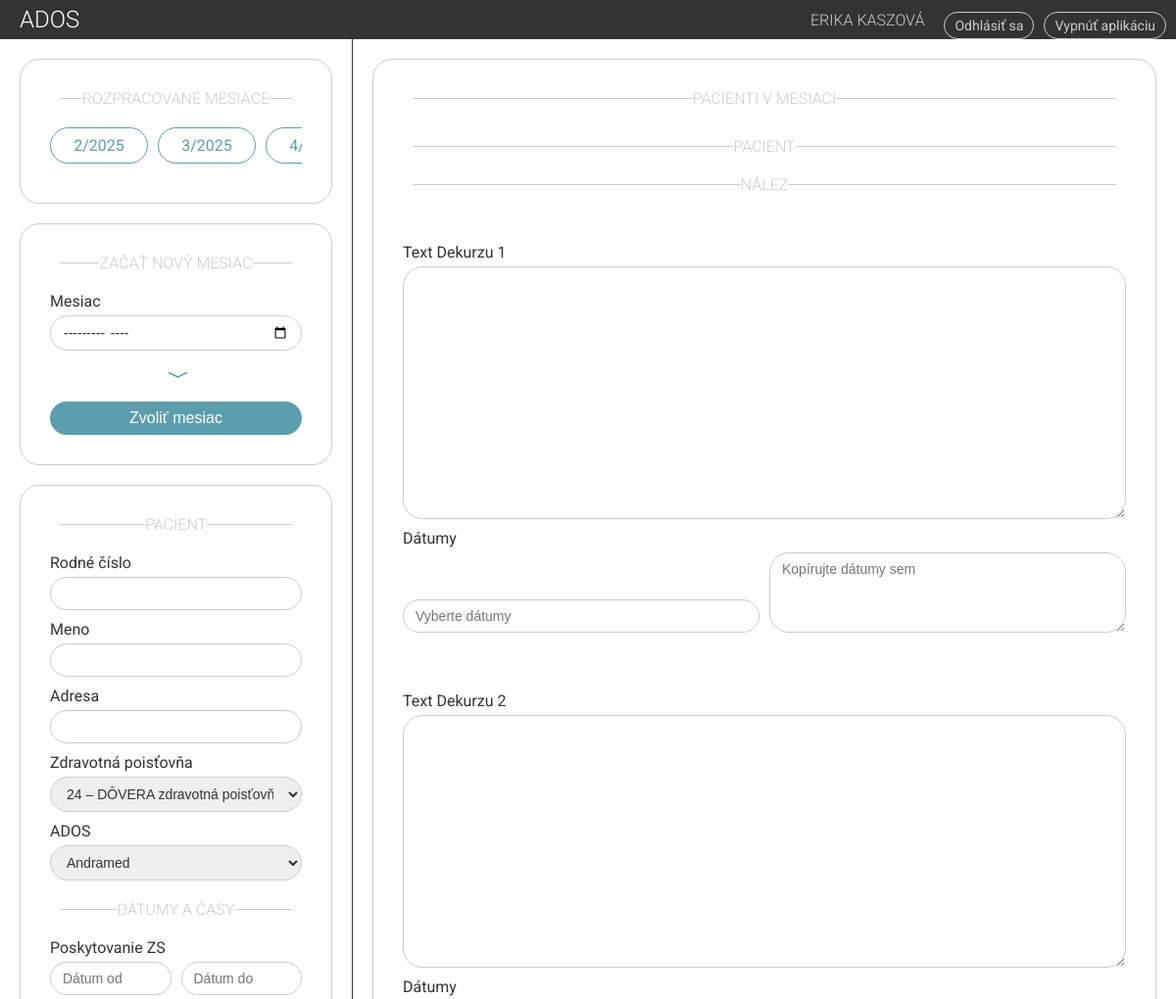
/detail/1/ (upper part), run on an earlier commit of the app's database.
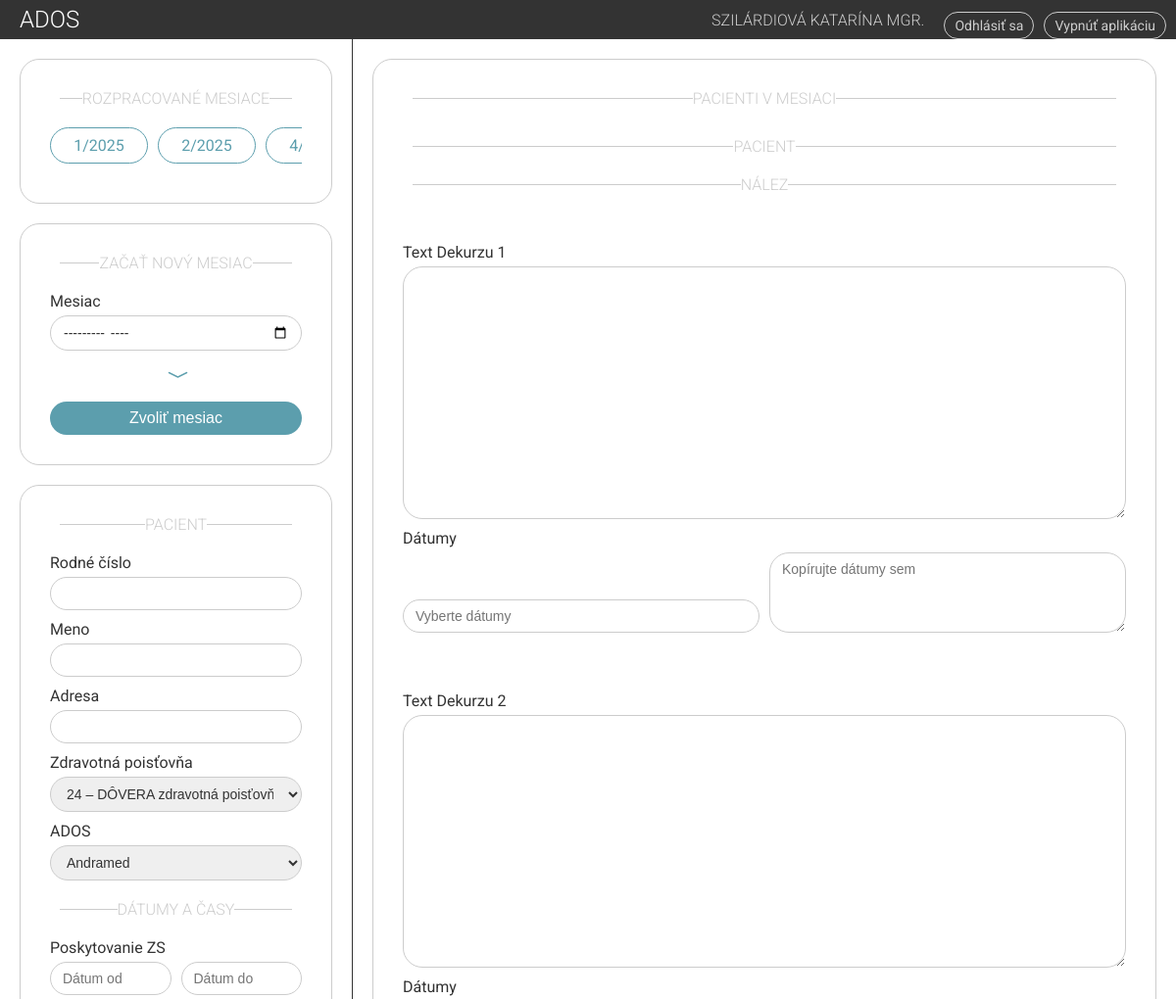
And on a later commit of the database.
### tables this page shows
CREATE TABLE sestry (
                id INTEGER PRIMARY KEY AUTOINCREMENT,
                meno TEXT NOT NULL
            );

CREATE TABLE mesiac (
                id INTEGER PRIMARY KEY AUTOINCREMENT,
                mesiac INTEGER NOT NULL,
                rok INTEGER NOT NULL,
                vysetrenie_start TIME NOT NULL,
                vysetrenie_koniec TIME NOT NULL,
                vypis_start TIME NOT NULL,
                vypis_koniec TIME NOT NULL,
                sestra_id INTEGER NOT NULL,
                FOREIGN KEY (sestra_id) REFERENCES sestry(id) ON DELETE CASCADE
            );

### server.py (the view, shortened to what this page needs)
@app.route("/detail/<int:nurse_id>/", defaults={"year": None, "month": None, "day": None}, methods=["GET", "POST"])
@app.route("/detail/<int:nurse_id>/<int:year>/", defaults={"month": None, "day": None}, methods=["GET", "POST"])
@app.route("/detail/<int:nurse_id>/<int:year>/<int:month>/", defaults={"day": None}, methods=["GET", "POST"])
@app.route("/detail/<int:nurse_id>/<int:year>/<int:month>/<int:day>/", methods=["GET", "POST"])
def detail(nurse_id, year, month, day):
    try:
        conn = get_db_connection()
        cursor = conn.cursor()
        cursor.execute("SELECT * FROM sestry WHERE id = ?", (nurse_id,))
        nurse = cursor.fetchone()
        cursor.execute("SELECT * FROM mesiac WHERE sestra_id = ? ORDER BY rok, mesiac", (nurse_id,))
        vypisane_mesiace = cursor.fetchall()
        if not nurse:
            conn.close()
            flash("Nurse not found!", "danger")
            return redirect(url_for("index"))
        month_data = None
        days = []
        patients_in_month = []
        patients_by_day = {}
        conn.close()
        return render_template("index.html",
            nurse=nurse,
            vypisane_mesiace=vypisane_mesiace,
            month=month_data,
            days=days,
            patients_in_month=remove_newlines(patients_in_month),
            patients_by_day=patients_by_day
        )
    except Exception as e:
        flash(f"Chyba: {e}", "danger")
        return redirect(url_for("index"))

### server.py (called while the page is built)
def remove_newlines(data):
    if isinstance(data, str):
        return data.replace("\r\n", "[NEWLINE]").replace("\n", "[NEWLINE]").replace("\r", "[NEWLINE]")
    elif isinstance(data, list):
        return [remove_newlines(item) for item in data]
    elif isinstance(data, dict):
        return {key: remove_newlines(value) for key, value in data.items()}
    return data

def get_db_connection():
    conn = sqlite3.connect(DATABASE_FILE)
    conn.row_factory = sqlite3.Row
    return conn

### templates/index.html (shortened to what this page needs)
<!DOCTYPE html>
<html lang="sk">
<head>
    <link rel="stylesheet" href="https://cdn.jsdelivr.net/npm/bootstrap-icons@1.4.1/font/bootstrap-icons.css">
    <link rel="stylesheet" href="https://unpkg.com/leaflet@1.9.4/dist/leaflet.css" />
    <link rel="stylesheet" href="https://cdn.jsdelivr.net/npm/flatpickr/dist/flatpickr.min.css">
    <link rel="stylesheet" href="{{ url_for('static', filename='css/styles.css') }}">
</head>
<body>
    <div class="top">
        <h1>ADOS</h1>
        <div class="one-line">
            <h2>{{ nurse['meno'] }}</h2>
            <a href="{{ url_for('index') }}">Odhlásiť sa</a>
            <a href="#" onclick="shutDown(); return false;">Vypnúť aplikáciu</a>
        </div>
    </div>
    <div class="main">
        <div class="left container">
            <div class="section">
                <h2 class="lined-heading"><span>Rozpracované mesiace<span></h2>
                <div class="months_scroll">
                    {% for vypisany in vypisane_mesiace %}
                    <a class="month-token"
                        href="{{ url_for('detail', nurse_id=nurse.id, month=vypisany.mesiac, year=vypisany.rok) }}">
                        {{ vypisany.mesiac }}/{{ vypisany.rok }}
                    </a>
                    {% endfor %}
                </div>
            </div>
            <div class="section">
                <h2 class="lined-heading"><span>Začať nový mesiac<span></h2>
                <div class="form-group">
                    <label for="month">Mesiac</label>
                    <input type="month" id="month" required onchange="updateCalendar()">
                </div>
                <button class="text-button"><i class="bi bi-chevron-compact-down"></i></button>
                <button class="btn" onclick="postMonth()">Zvoliť mesiac</button>
            </div>
            <div class="section" id="patient-section">
                <h2 class="lined-heading"><span>Pacient</span></h2>
                <div class="form-group">
                    <label for="rodne_cislo">Rodné číslo</label>
                    <input type="text" id="rodne_cislo" name="rodne_cislo" maxlength="11" oninput="searchPatient(this)"
                        autocomplete="off" required>
                </div>
                <div class="form-group">
                    <label for="meno">Meno</label>
                    <input type="text" id="meno" name="meno" oninput="searchPatient(this)" autocomplete="off" required>
                </div>
                <div class="form-group">
                    <label for="adresa">Adresa</label>
                    <input type="text" id="adresa" name="adresa" required autocomplete="off" oninput="fetchSuggestions()">
                </div>
                <div class="form-group">
                    <label for="poistovna">Zdravotná poisťovňa</label>
                    <select id="poistovna" name="poistovna" required>
                        <option>24 – DÔVERA zdravotná poisťovňa, a. s.</option>
                    </select>
                </div>
                <div class="form-group">
                    <label for="company">ADOS</label>
                    <select id="company" name="company" required>
                        <option>Andramed</option>
                    </select>
                </div>
                <h2 class="lined-heading" style="margin-top: 20px;"><span>Dátumy a časy</span></h2>
                <div class="half-form-group">
                    <div class="form-group">
                        <label for="date_start">Poskytovanie ZS</label>
                        <input class="dates" type="text" id="date_start" name="date_start" placeholder="Dátum od" autocomplete="off">
                    </div>
                    <div class="form-group">
                        <input class="dates" type="text" id="date_end" name="date_end" placeholder="Dátum do" autocomplete="off">
                    </div>
                </div>
            </div>
        </div>
        <div class="right container">
            <div class="section" id="dekurz-section">
                <h2 class="lined-heading"><span>Pacienti v mesiaci</span></h2>
                <div class="scroll">
                </div>
                <h2 class="lined-heading"><span>Pacient</span></h2>
                <h2 class="lined-heading"><span>Nález</span></h2>
                {% for i in range(1, 9) %}
                <div class="form-group">
                    <label for="podtext-{{ i }}" style="margin-top: 30px;">Text Dekurzu {{ i }}</label>
                    <textarea id="podtext-{{ i }}" name="podtext-{{ i }}" rows="15"></textarea>
                </div>
                <div class="form-group">
                    <label for="date_picker_{{ i }}">Dátumy</label>
                    <div class="one-line">
                        <input class="dates" type="text" id="date_picker_{{ i }}" placeholder="Vyberte dátumy" autocomplete="off">
                        <textarea id="copy_paste_dates_{{ i }}" class="copy-paste-dates" rows="4"
                            placeholder="Kopírujte dátumy sem"></textarea>
                    </div>
                </div>
                {% endfor %}
            </div>
        </div>
    </div>
</body>

### static/css/styles.css (style rules this page uses)
body { margin: 0; padding: 0; font-family: 'Roboto', sans-serif; }
.main { overflow: hidden; display: flex; max-height: calc(100vh - 40px); }
h1, h2, h3 { margin: 10px; text-transform: uppercase; font-weight: 300; }
h1 { font-size: 1.5em; color: #fff; }
h2 { text-align: center; color: #ccc; font-size: medium; }
.top { background-color: #333; color: white; padding: 10px; max-height: 40px; display: flex; align-items: center; box-sizing: border-box; display: flex; justify-content: space-between; }
.top .one-line { margin-bottom: 0; }
.top .one-line a { color: #ccc; text-decoration: none; border: solid 1px #ccc; padding: 5px 10px; border-radius: 20px; font-size: 14px; }
.container { display: flex; flex-direction: column; padding: 20px; overflow-y: auto; box-sizing: border-box; }
.left { background-color: #fff; width: 30%; border-right: #333 1px solid; }
.right { background-color: #fff; width: 70%; padding-bottom: 200px; }
.section { padding: 30px; height: fit-content; border: solid 1px #ccc; border-radius: 20px; margin-bottom: 20px; }
.lined-heading { display: flex; align-items: center; text-align: center; white-space: nowrap; margin-bottom: 20px; margin-top: 0; }
.lined-heading::before, .lined-heading::after { content: ""; flex-grow: 1; height: 1px; background-color: #ccc; }
label { font-weight: 400; margin-bottom: 5px; color: #333; }
.form-group { display: flex; flex-direction: column; margin-bottom: 10px; position: relative; justify-content: flex-end; width: 100%; }
.half-form-group { display: flex; gap: 10px; }
.dates { width: 100%; }
input, select, textarea { padding: 8px 12px; border: 1px solid #ccc; border-radius: 20px; font-size: 14px; font-family: Arial, Helvetica, sans-serif; width: 100%; box-sizing: border-box; color: #333; }
.btn { background-color: #5C9EAD; color: white; padding: 8px 20px; border: none; border-radius: 20px; font-size: 16px; cursor: pointer; margin-top: 20px; min-width: 100px; width: 100%; }
.text-button { display: flex; justify-content: center; background: none; color: #5C9EAD; font-size: 24px; cursor: pointer; border: none; align-self: center; width: 100%; }
.text-button i { width: 20px; height: 20px; color: #5C9EAD; }
.one-line { gap: 10px; display: flex; justify-content: space-between; align-items: flex-end; margin-bottom: 20px; }
.scroll { display: flex; gap: 10px; overflow-x: auto; padding-bottom: 10px; }
.months_scroll { display: flex; gap: 10px; overflow-x: auto; padding-bottom: 10px; width: 100%; }
.month-token { padding: 8px; background: #fff; border-radius: 20px; cursor: pointer; color: #5C9EAD; display: flex; box-sizing: border-box; border: solid 1px #5C9EAD; min-width: 100px; scroll-behavior: smooth; text-decoration: none; justify-content: center; align-items: center; }

What changed in the data, as far as the page shows it:
removed mesiac: mesiac "3", rok "2025"
changed sestry: meno "ERIKA KASZOVÁ" → "SZILÁRDIOVÁ KATARÍNA MGR."
added mesiac: mesiac "1", rok "2025"
